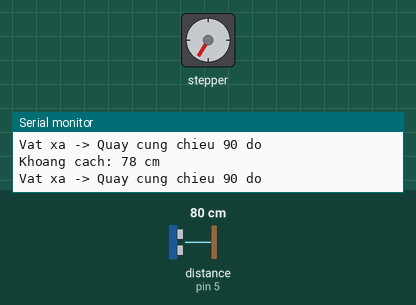
A sketch run on a simulated Arduino Uno, built with avr-gcc and run on an emulated ATmega328P. On the bench: stepper motor, the last lines printed to the serial monitor. Wiring (inferred from the names in the program): ultrasonic range finder: trigger pin 6; echo pin 5. The test bench sets the inputs (shaded band); at power-on: distance to the obstacle (sensor on pin 5) 80 cm. The echo pulse lasts 58.3 µs per cm; stepper angles assume 2048 steps per turn.

Above: at 2.8 s.
2.9 s: distance to the obstacle (sensor on pin 5) set to 2 cm
At 5.4 s:
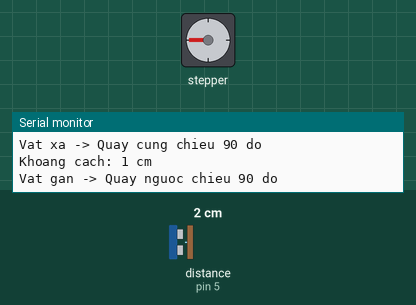
6.4 s: distance to the obstacle (sensor on pin 5) set to 35 cm
At 7.8 s:
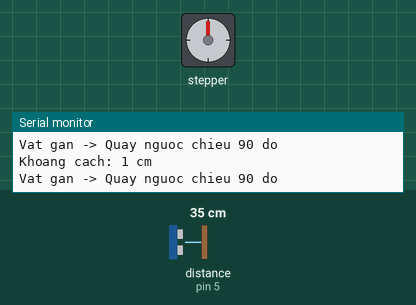
12.4 s: distance to the obstacle (sensor on pin 5) set to 4 cm
At 13.8 s:
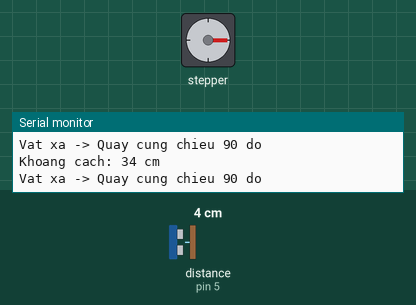
15.9 s: distance to the obstacle (sensor on pin 5) set to 60 cm
At 16.25 s:
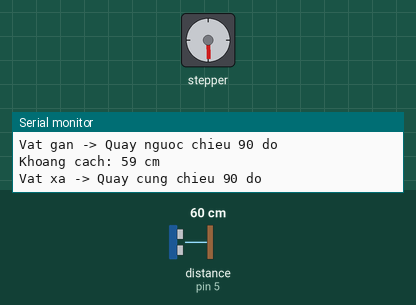
20.2 s: distance to the obstacle (sensor on pin 5) set to 9 cm
26.2 s: distance to the obstacle (sensor on pin 5) set to 299 cm
Timing chart, 0 to 30.9 s (numbered marks = the images above; inputs shaded):
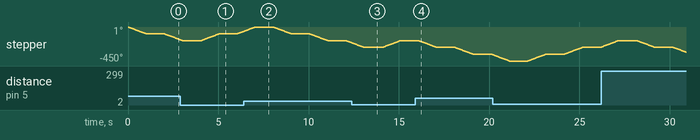

The sketch:

Buoc_SieuAm.ino
```cpp
#include <Stepper.h>

// ===== HC-SR04 =====
#define TRIG_PIN 6
#define ECHO_PIN 5

// ===== ĐỘNG CƠ BƯỚC =====
#define IN1 8
#define IN2 9
#define IN3 10
#define IN4 12

const int STEPS_PER_REV = 2048; // 28BYJ-48

Stepper myStepper(STEPS_PER_REV, IN1, IN3, IN2, IN4);

// đổi độ sang bước
int degreeToSteps(int degree) {
  return (long)degree * STEPS_PER_REV / 360;
}

void setup() {
  Serial.begin(9600);

  pinMode(TRIG_PIN, OUTPUT);
  pinMode(ECHO_PIN, INPUT);

  myStepper.setSpeed(15);
  Serial.println("He thong san sang...");
}

void loop() {
  long duration;
  int distance;

  // Phát xung siêu âm
  digitalWrite(TRIG_PIN, LOW);
  delayMicroseconds(2);
  digitalWrite(TRIG_PIN, HIGH);
  delayMicroseconds(10);
  digitalWrite(TRIG_PIN, LOW);

  // Đo thời gian phản xạ
  duration = pulseIn(ECHO_PIN, HIGH, 30000); // timeout 30ms
  distance = duration * 0.034 / 2;

  Serial.print("Khoang cach: ");
  Serial.print(distance);
  Serial.println(" cm");

  if (distance > 0 && distance < 20) {
    Serial.println("Vat gan -> Quay nguoc chieu 90 do");
    myStepper.step(degreeToSteps(90));
    delay(500);
  }
  else {
    Serial.println("Vat xa -> Quay cung chieu 90 do");
    myStepper.step(degreeToSteps(-90));
    delay(500);
  }

  delay(500);
}
```
